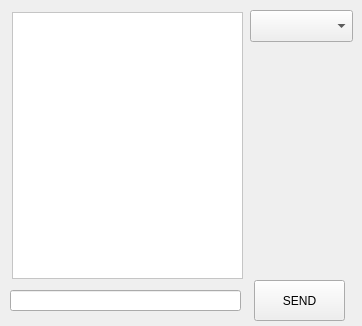
<?xml version="1.0" encoding="UTF-8"?>
<ui version="4.0">
 <class>Widget</class>
 <widget class="QWidget" name="Widget">
  <property name="geometry">
   <rect>
    <x>0</x>
    <y>0</y>
    <width>362</width>
    <height>326</height>
   </rect>
  </property>
  <property name="windowTitle">
   <string>Widget</string>
  </property>
  <widget class="QLineEdit" name="lineEdit">
   <property name="geometry">
    <rect>
     <x>10</x>
     <y>290</y>
     <width>231</width>
     <height>21</height>
    </rect>
   </property>
  </widget>
  <widget class="QPushButton" name="SEND">
   <property name="geometry">
    <rect>
     <x>254</x>
     <y>280</y>
     <width>91</width>
     <height>41</height>
    </rect>
   </property>
   <property name="text">
    <string>SEND</string>
   </property>
  </widget>
  <widget class="QTextBrowser" name="textBrowser">
   <property name="geometry">
    <rect>
     <x>12</x>
     <y>12</y>
     <width>231</width>
     <height>267</height>
    </rect>
   </property>
   <property name="sizePolicy">
    <sizepolicy hsizetype="Expanding" vsizetype="Expanding">
     <horstretch>0</horstretch>
     <verstretch>0</verstretch>
    </sizepolicy>
   </property>
   <property name="palette">
    <palette>
     <active>
      <colorrole role="WindowText">
       <brush brushstyle="SolidPattern">
        <color alpha="255">
         <red>0</red>
         <green>0</green>
         <blue>0</blue>
        </color>
       </brush>
      </colorrole>
      <colorrole role="Button">
       <brush brushstyle="SolidPattern">
        <color alpha="255">
         <red>255</red>
         <green>255</green>
         <blue>255</blue>
        </color>
       </brush>
      </colorrole>
      <colorrole role="Light">
       <brush brushstyle="SolidPattern">
        <color alpha="255">
         <red>255</red>
         <green>255</green>
         <blue>255</blue>
        </color>
       </brush>
      </colorrole>
      <colorrole role="Midlight">
       <brush brushstyle="SolidPattern">
        <color alpha="255">
         <red>255</red>
         <green>255</green>
         <blue>255</blue>
        </color>
       </brush>
      </colorrole>
      <colorrole role="Dark">
       <brush brushstyle="SolidPattern">
        <color alpha="255">
         <red>127</red>
         <green>127</green>
         <blue>127</blue>
        </color>
       </brush>
      </colorrole>
      <colorrole role="Mid">
       <brush brushstyle="SolidPattern">
        <color alpha="255">
         <red>170</red>
         <green>170</green>
         <blue>170</blue>
        </color>
       </brush>
      </colorrole>
      <colorrole role="Text">
       <brush brushstyle="SolidPattern">
        <color alpha="255">
         <red>0</red>
         <green>0</green>
         <blue>0</blue>
        </color>
       </brush>
      </colorrole>
      <colorrole role="BrightText">
       <brush brushstyle="SolidPattern">
        <color alpha="255">
         <red>255</red>
         <green>255</green>
         <blue>255</blue>
        </color>
       </brush>
      </colorrole>
      <colorrole role="ButtonText">
       <brush brushstyle="SolidPattern">
        <color alpha="255">
         <red>0</red>
         <green>0</green>
         <blue>0</blue>
        </color>
       </brush>
      </colorrole>
      <colorrole role="Base">
       <brush brushstyle="SolidPattern">
        <color alpha="255">
         <red>255</red>
         <green>255</green>
         <blue>255</blue>
        </color>
       </brush>
      </colorrole>
      <colorrole role="Window">
       <brush brushstyle="SolidPattern">
        <color alpha="255">
         <red>255</red>
         <green>255</green>
         <blue>255</blue>
        </color>
       </brush>
      </colorrole>
      <colorrole role="Shadow">
       <brush brushstyle="SolidPattern">
        <color alpha="255">
         <red>0</red>
         <green>0</green>
         <blue>0</blue>
        </color>
       </brush>
      </colorrole>
      <colorrole role="AlternateBase">
       <brush brushstyle="SolidPattern">
        <color alpha="255">
         <red>255</red>
         <green>255</green>
         <blue>255</blue>
        </color>
       </brush>
      </colorrole>
      <colorrole role="ToolTipBase">
       <brush brushstyle="SolidPattern">
        <color alpha="255">
         <red>255</red>
         <green>255</green>
         <blue>220</blue>
        </color>
       </brush>
      </colorrole>
      <colorrole role="ToolTipText">
       <brush brushstyle="SolidPattern">
        <color alpha="255">
         <red>0</red>
         <green>0</green>
         <blue>0</blue>
        </color>
       </brush>
      </colorrole>
      <colorrole role="PlaceholderText">
       <brush brushstyle="SolidPattern">
        <color alpha="127">
         <red>0</red>
         <green>0</green>
         <blue>0</blue>
        </color>
       </brush>
      </colorrole>
     </active>
     <inactive>
      <colorrole role="WindowText">
       <brush brushstyle="SolidPattern">
        <color alpha="255">
         <red>0</red>
         <green>0</green>
         <blue>0</blue>
        </color>
       </brush>
      </colorrole>
      <colorrole role="Button">
       <brush brushstyle="SolidPattern">
        <color alpha="255">
         <red>255</red>
         <green>255</green>
         <blue>255</blue>
        </color>
       </brush>
      </colorrole>
      <colorrole role="Light">
       <brush brushstyle="SolidPattern">
        <color alpha="255">
         <red>255</red>
         <green>255</green>
         <blue>255</blue>
        </color>
       </brush>
      </colorrole>
      <colorrole role="Midlight">
       <brush brushstyle="SolidPattern">
        <color alpha="255">
         <red>255</red>
         <green>255</green>
         <blue>255</blue>
        </color>
       </brush>
      </colorrole>
      <colorrole role="Dark">
       <brush brushstyle="SolidPattern">
        <color alpha="255">
         <red>127</red>
         <green>127</green>
         <blue>127</blue>
        </color>
       </brush>
      </colorrole>
      <colorrole role="Mid">
       <brush brushstyle="SolidPattern">
        <color alpha="255">
         <red>170</red>
         <green>170</green>
         <blue>170</blue>
        </color>
       </brush>
      </colorrole>
      <colorrole role="Text">
       <brush brushstyle="SolidPattern">
        <color alpha="255">
         <red>0</red>
         <green>0</green>
         <blue>0</blue>
        </color>
       </brush>
      </colorrole>
      <colorrole role="BrightText">
       <brush brushstyle="SolidPattern">
        <color alpha="255">
         <red>255</red>
         <green>255</green>
         <blue>255</blue>
        </color>
       </brush>
      </colorrole>
      <colorrole role="ButtonText">
       <brush brushstyle="SolidPattern">
        <color alpha="255">
         <red>0</red>
         <green>0</green>
         <blue>0</blue>
        </color>
       </brush>
      </colorrole>
      <colorrole role="Base">
       <brush brushstyle="SolidPattern">
        <color alpha="255">
         <red>255</red>
         <green>255</green>
         <blue>255</blue>
        </color>
       </brush>
      </colorrole>
      <colorrole role="Window">
       <brush brushstyle="SolidPattern">
        <color alpha="255">
         <red>255</red>
         <green>255</green>
         <blue>255</blue>
        </color>
       </brush>
      </colorrole>
      <colorrole role="Shadow">
       <brush brushstyle="SolidPattern">
        <color alpha="255">
         <red>0</red>
         <green>0</green>
         <blue>0</blue>
        </color>
       </brush>
      </colorrole>
      <colorrole role="AlternateBase">
       <brush brushstyle="SolidPattern">
        <color alpha="255">
         <red>255</red>
         <green>255</green>
         <blue>255</blue>
        </color>
       </brush>
      </colorrole>
      <colorrole role="ToolTipBase">
       <brush brushstyle="SolidPattern">
        <color alpha="255">
         <red>255</red>
         <green>255</green>
         <blue>220</blue>
        </color>
       </brush>
      </colorrole>
      <colorrole role="ToolTipText">
       <brush brushstyle="SolidPattern">
        <color alpha="255">
         <red>0</red>
         <green>0</green>
         <blue>0</blue>
        </color>
       </brush>
      </colorrole>
      <colorrole role="PlaceholderText">
       <brush brushstyle="SolidPattern">
        <color alpha="127">
         <red>0</red>
         <green>0</green>
         <blue>0</blue>
        </color>
       </brush>
      </colorrole>
     </inactive>
     <disabled>
      <colorrole role="WindowText">
       <brush brushstyle="SolidPattern">
        <color alpha="255">
         <red>127</red>
         <green>127</green>
         <blue>127</blue>
        </color>
       </brush>
      </colorrole>
      <colorrole role="Button">
       <brush brushstyle="SolidPattern">
        <color alpha="255">
         <red>255</red>
         <green>255</green>
         <blue>255</blue>
        </color>
       </brush>
      </colorrole>
      <colorrole role="Light">
       <brush brushstyle="SolidPattern">
        <color alpha="255">
         <red>255</red>
         <green>255</green>
         <blue>255</blue>
        </color>
       </brush>
      </colorrole>
      <colorrole role="Midlight">
       <brush brushstyle="SolidPattern">
        <color alpha="255">
         <red>255</red>
         <green>255</green>
         <blue>255</blue>
        </color>
       </brush>
      </colorrole>
      <colorrole role="Dark">
       <brush brushstyle="SolidPattern">
        <color alpha="255">
         <red>127</red>
         <green>127</green>
         <blue>127</blue>
        </color>
       </brush>
      </colorrole>
      <colorrole role="Mid">
       <brush brushstyle="SolidPattern">
        <color alpha="255">
         <red>170</red>
         <green>170</green>
         <blue>170</blue>
        </color>
       </brush>
      </colorrole>
      <colorrole role="Text">
       <brush brushstyle="SolidPattern">
        <color alpha="255">
         <red>127</red>
         <green>127</green>
         <blue>127</blue>
        </color>
       </brush>
      </colorrole>
      <colorrole role="BrightText">
       <brush brushstyle="SolidPattern">
        <color alpha="255">
         <red>255</red>
         <green>255</green>
         <blue>255</blue>
        </color>
       </brush>
      </colorrole>
      <colorrole role="ButtonText">
       <brush brushstyle="SolidPattern">
        <color alpha="255">
         <red>127</red>
         <green>127</green>
         <blue>127</blue>
        </color>
       </brush>
      </colorrole>
      <colorrole role="Base">
       <brush brushstyle="SolidPattern">
        <color alpha="255">
         <red>255</red>
         <green>255</green>
         <blue>255</blue>
        </color>
       </brush>
      </colorrole>
      <colorrole role="Window">
       <brush brushstyle="SolidPattern">
        <color alpha="255">
         <red>255</red>
         <green>255</green>
         <blue>255</blue>
        </color>
       </brush>
      </colorrole>
      <colorrole role="Shadow">
       <brush brushstyle="SolidPattern">
        <color alpha="255">
         <red>0</red>
         <green>0</green>
         <blue>0</blue>
        </color>
       </brush>
      </colorrole>
      <colorrole role="AlternateBase">
       <brush brushstyle="SolidPattern">
        <color alpha="255">
         <red>255</red>
         <green>255</green>
         <blue>255</blue>
        </color>
       </brush>
      </colorrole>
      <colorrole role="ToolTipBase">
       <brush brushstyle="SolidPattern">
        <color alpha="255">
         <red>255</red>
         <green>255</green>
         <blue>220</blue>
        </color>
       </brush>
      </colorrole>
      <colorrole role="ToolTipText">
       <brush brushstyle="SolidPattern">
        <color alpha="255">
         <red>0</red>
         <green>0</green>
         <blue>0</blue>
        </color>
       </brush>
      </colorrole>
      <colorrole role="PlaceholderText">
       <brush brushstyle="SolidPattern">
        <color alpha="127">
         <red>127</red>
         <green>127</green>
         <blue>127</blue>
        </color>
       </brush>
      </colorrole>
     </disabled>
    </palette>
   </property>
   <property name="tabletTracking">
    <bool>false</bool>
   </property>
   <property name="sizeAdjustPolicy">
    <enum>QAbstractScrollArea::AdjustIgnored</enum>
   </property>
   <property name="documentTitle">
    <string/>
   </property>
  </widget>
  <widget class="QComboBox" name="comboBox">
   <property name="geometry">
    <rect>
     <x>250</x>
     <y>10</y>
     <width>103</width>
     <height>32</height>
    </rect>
   </property>
   <property name="statusTip">
    <string/>
   </property>
   <property name="whatsThis">
    <string/>
   </property>
   <property name="currentText">
    <string/>
   </property>
  </widget>
 </widget>
 <resources/>
 <connections/>
</ui>
